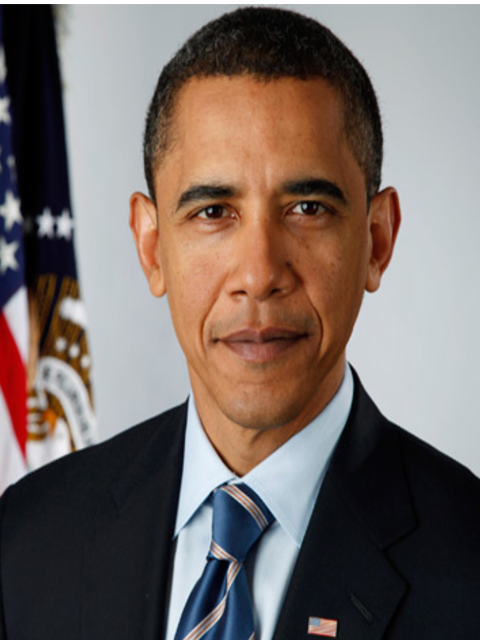
#> input picture images/Im387_resize_.png, 480 x 640 px
$ python exe_part_2.py
#> lines starting #> are read from the running program, lines starting #| are printed output that depends on the picture; after the words box and inside, x2 and y2 are one past the last pixel; in counts of white or black regions, pixels touching at a corner belong together
from re import I
import cv2 as cv2
import matplotlib.pyplot as plt
import numpy as np
import json
from pathlib import Path
from os.path import join
import cv2


def triangle(landmark, imshow=True):
    # this function draw landmarks and return triangle
    rect = [0,0,600,600]
    subdiv = cv2.Subdiv2D(rect)

    subdiv.insert(landmark['point'])

    triangles = subdiv.getTriangleList()
    # print(triangles)
    return triangles


def warp(image_0, json_0, image_1, json_1):
#> called with image_0 = './images/Im387_resize_.png', json_0 = './images/Im387.json', image_1 = './images/Im386_resize_.png', json_1 = './images/Im386.json'
    img0 = cv2.imread(image_0)
#> img0 is the input picture: shape (640, 480, 3); mean B, G, R 102.4, 107, 118.9
    img1 = cv2.imread(image_1)
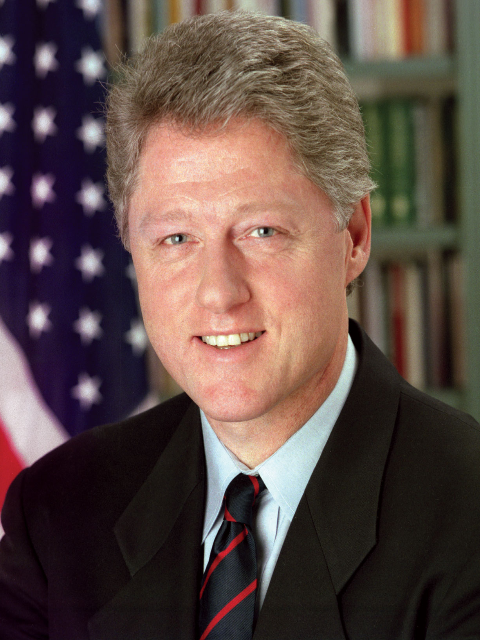
#> input picture images/Im386_resize_.png, 480 x 640 px
#> img1 is the input picture: shape (640, 480, 3); mean B, G, R 69.5, 74.4, 92.9

    img1_new_face = np.zeros_like(img1)

    f1 = open(json_0)
#> (reads images/Im387.json from the repository)
    landmark_0 = json.load(f1)
    tri_0 = triangle(landmark_0)

    f2 = open(json_1)
#> (reads images/Im386.json from the repository)
    landmark_1 = json.load(f2)

    tri_1 = []


    for triangles in tri_0:
        tmp = []
        points = landmark_1['point']
        x1, y1, x2, y2, x3, y3 = triangles[0], triangles[1], triangles[2], triangles[3], triangles[4], triangles[5]
        index1 = landmark_0['point'].index([x1, y1])
        tmp.append(points[index1][0])
        tmp.append(points[index1][1])
        index2 = landmark_0['point'].index([x2, y2])
        tmp.append(points[index2][0])
        tmp.append(points[index2][1])
        index3 = landmark_0['point'].index([x3, y3])
        tmp.append(points[index3][0])
        tmp.append(points[index3][1])

        tri_1.append(tmp)

    for triangles,triangles2 in zip(tri_0, tri_1):
        x1, y1, x2, y2, x3, y3 = triangles[0], triangles[1], triangles[2], triangles[3], triangles[4], triangles[5]
        print(x1, y1, x2, y2, x3, y3)
        # cv2.line(img0, (int(x1),int(y1)), (int(x2), int(y2)), (0,0,255), 2)
        # cv2.line(img0, (int(x1),int(y1)), (int(x3), int(y3)), (0,0,255), 2)
        # cv2.line(img0, (int(x3),int(y3)), (int(x2), int(y2)), (0,0,255), 2)
        t1 = np.array([ [x1,y1],[x2,y2],[x3,y3] ], np.int32)
        rect1 = cv2.boundingRect(t1)
        (x, y, w, h) = rect1
        cropped_triangle = img0[y : y + h, x : x + w]
        cropped_tr1_mask = np.zeros((h, w), np.uint8)
        points = np.array([[x1-x, y1-y], [x2 - x, y2 - y], [x3 - x, y3- y]], np.int32)
        cv2.fillConvexPoly(cropped_tr1_mask, points, 255)
        cropped_triangle = cv2.bitwise_or(cropped_triangle, cropped_triangle, mask=cropped_tr1_mask)


        x1, y1, x2, y2, x3, y3 = triangles2[0], triangles2[1], triangles2[2], triangles2[3], triangles2[4], triangles2[5]
        t2 = np.array([ [x1,y1],[x2,y2],[x3,y3] ], np.int32)
        rect2 = cv2.boundingRect(t2)
        (x, y, w, h) = rect2
        cropped_triangle2 = img1[y : y + h, x : x + w]
        cropped_tr1_mask2 = np.zeros((h, w), np.uint8)
        points2 = np.array([[x1-x, y1-y], [x2 - x, y2 - y], [x3 - x, y3- y]], np.int32)
        cv2.fillConvexPoly(cropped_tr1_mask2, points2, 255)
        cropped_triangle2 = cv2.bitwise_or(cropped_triangle2, cropped_triangle2, mask=cropped_tr1_mask2)

        # cv2.line(img1, (x1,y1), (x2, y2), (0,0,255), 2)
        # cv2.line(img1, (x3,y3), (x2, y2), (0,0,255), 2)
        # cv2.line(img1, (x1,y1), (x3, y3), (0,0,255), 2)

        points = np.float32(points)
        points2 = np.float32(points2)
        M = cv2.getAffineTransform(points, points2)
        warped_triangle = cv2.warpAffine(cropped_triangle, M, (w, h))

        triangle_area = img1_new_face[y:y+h, x:x+w]
        triangle_area = cv2.add(triangle_area, warped_triangle)
        img1_new_face[y:y+h, x:x+w] = triangle_area
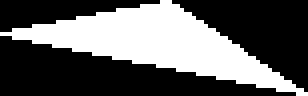
#> cropped_tr1_mask2: shape (24, 77) (shown 4 times larger); 37.7% white; 1 white region, box (x1, y1, x2, y2) and area: (0, 0, 77, 24) 696
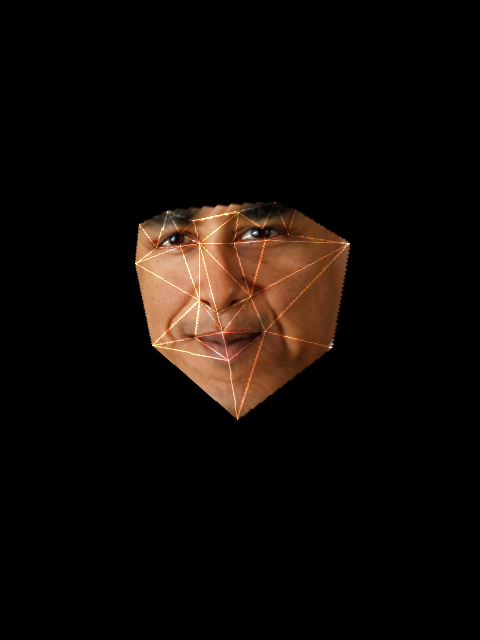
#> img1_new_face: shape (640, 480, 3); mean B, G, R 6.7, 10.3, 16.3

# face swapped
    img1_new_face_gray = cv2.cvtColor(img1_new_face, cv2.COLOR_BGR2GRAY)
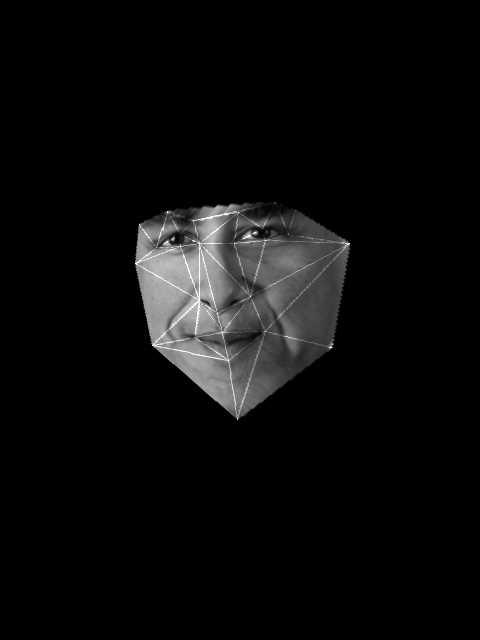
#> img1_new_face_gray: shape (640, 480); min 0, max 255, mean 11.7
    _, background = cv2.threshold(img1_new_face_gray, 1, 255, cv2.THRESH_BINARY_INV)
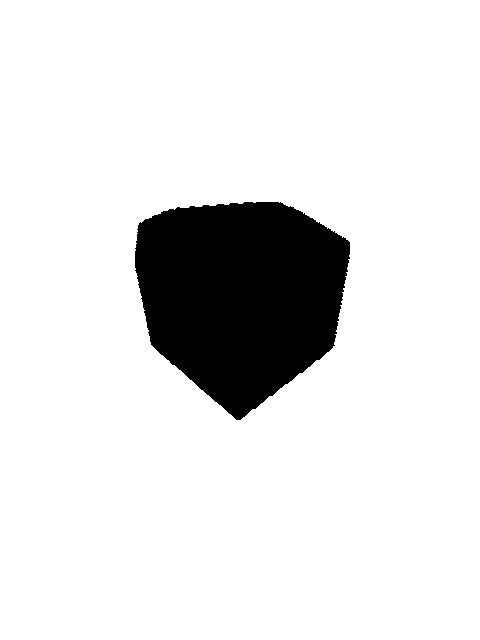
#> background: shape (640, 480); 88.8% white; 1 black region, box (x1, y1, x2, y2) and area: (135, 202, 350, 420) 34312
    background = cv2.bitwise_and(img1, img1, mask=background)
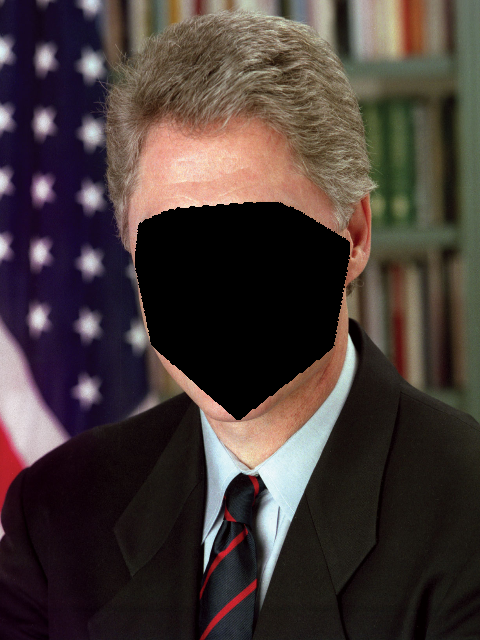
#> background: shape (640, 480, 3); mean B, G, R 55.1, 57.5, 69.4

    result = cv2.add(background, img1_new_face)
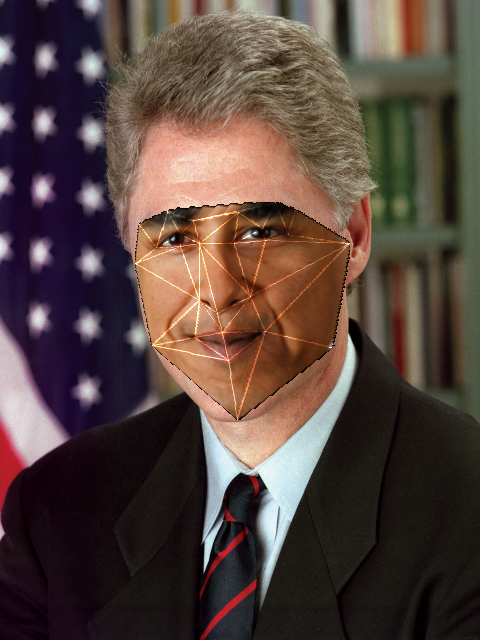
#> result: shape (640, 480, 3); mean B, G, R 61.8, 67.7, 85.7


    cv2.imshow('fdfd', result)
    cv2.imshow("Image 1", img0)
    cv2.imshow("image2", img1)
    # cv2.imshow("cropped triangle 1", background)
    # cv2.imshow("cropped triangle 2", cropped_triangle2)
    # cv2.imshow("Warped triangle", warped_triangle)
    cv2.waitKey()


    #  ... = creat_mask(triangles_0.)
    # .....
    # affine transform
    # ....


    # cv2.imshow('test', output)
    # cv2.waitKey()
    # cv2.destroyAllWindows()
    pass


def creat_mask(triangles, image):
    # (x, y, w, h) = rec_triangles
    # crop_image = image
    # point =  # new point in rec
    # ...
    #
    # roi = cv2.bitwise_...
    pass


if __name__ == '__main__':
    json_0 = './images/Im387.json'
    json_1 = './images/Im386.json'
    image_0 = './images/Im387_resize_.png'
    image_1 = './images/Im386_resize_.png'
    warp(image_0, json_0, image_1, json_1)
    # triangle()
